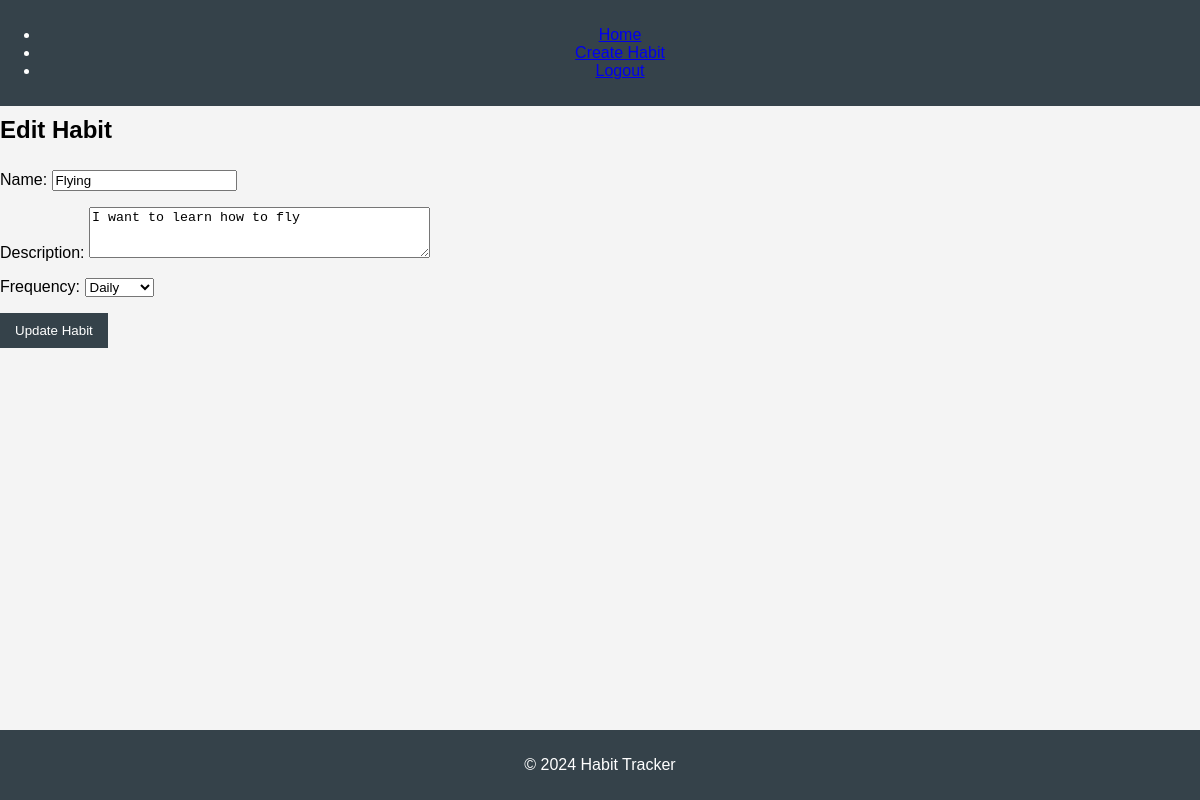
/habit/1/update/ (signed in), run on the app's committed database.
### habits/models.py (models this page shows, shortened)
class Habit(models.Model):
    FREQUENCY_CHOICES = [
        ('daily', 'Daily'),
        ('weekly', 'Weekly'),
        ('monthly', 'Monthly'),
    ]
    user = models.ForeignKey(CustomUser, on_delete=models.CASCADE, related_name='habits')
    name = models.CharField(max_length=255)
    description = models.TextField(blank=True, null=True)
    frequency = models.CharField(max_length=10, choices=FREQUENCY_CHOICES, default='daily')
    created_at = models.DateTimeField(auto_now_add=True)
    updated_at = models.DateTimeField(auto_now=True)
    is_active = models.BooleanField(default=True)

### habits/views.py (the view)
# urls.py: path('habit/<int:pk>/update/', views.HabitUpdateView.as_view(), name='habit_update'),
class HabitUpdateView(LoginRequiredMixin, UpdateView):
    model = Habit
    form_class = HabitForm
    template_name = 'habits/habit_form.html'
    success_url = reverse_lazy('habit_list')
    def get_queryset(self):
        return Habit.objects.filter(user=self.request.user)

### habits/forms.py (shortened to what this page needs)
class HabitForm(forms.ModelForm):
    class Meta:
        model = Habit
        fields = ['name', 'description', 'frequency']
        widgets = {
            'name': forms.TextInput(attrs={'class': 'form-control'}),
            'description': forms.Textarea(attrs={'class': 'form-control', 'rows': 3}),
            'frequency': forms.Select(attrs={'class': 'form-control'}),
        }

### habits/templates/habits/habit_form.html (shortened to what this page needs)
{% extends "habits/base.html" %}
{% block content %}
    <h2>{% if habit %}Edit{% else %}Create{% endif %} Habit</h2>
    <form method="post">
        {{ form.as_p }}
        <button type="submit">{% if habit %}Update{% else %}Create{% endif %} Habit</button>
    </form>
{% endblock %}

### habits/templates/static/css/styles.css (style rules this page uses)
body { font-family: Arial, sans-serif; background-color: #f4f4f4; margin: 0; padding: 0; }
h1, h2, h3 { margin: 0; padding: 10px 0; }
button { background-color: #35424a; color: #ffffff; border: none; padding: 10px 15px; cursor: pointer; }

### data on the page
Habit: name "Flying", description "I want to learn how to fly", frequency "Daily"
